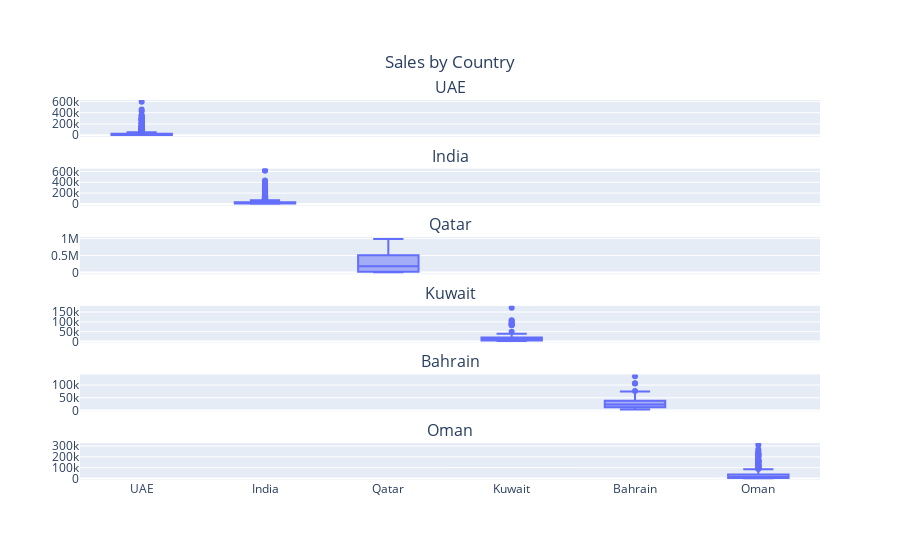

Here is the notebook cell this chart was saved with:
### Markdown cell above
Stacked subplots

### Code cell
fig = make_subplots(rows=6, cols=1, shared_xaxes=True, 
                    subplot_titles=("UAE", "India", "Qatar", "Kuwait", "Bahrain", "Oman"))
row_num = 1
for country in ['UAE', 'India', 'Qatar', 'Kuwait', 'Bahrain', 'Oman']:
    country_df = df[df['Country'] == country]
    bar = px.box(country_df, x='Country', y='Sale', title=country)
    fig.add_trace(bar.data[0], row=row_num, col=1)

    row_num += 1
fig.update_layout({'title':{'text':'Sales by Country', 'x':0.5, 'y':0.9}})
fig.show()

### Figure 1 — Plotly figure (JSON) as saved in the notebook; plotly's stock layout.template omitted (floating-point values rounded to 4 significant figures; data arrays with more than 128 entries replaced by an {"elided": "..."} marker saying what was removed)
{"data": [{"alignmentgroup": "True", "hovertemplate": "Country=%{x}<br>Sale=%{y}<extra></extra>", "legendgroup": "", "marker": {"color": "#636efa"}, "name": "", "notched": false, "offsetgroup": "", "orientation": "v", "showlegend": false, "type": "box", "x": {"elided": "939 str values"}, "x0": " ", "xaxis": "x", "y": {"elided": "939 float values"}, "y0": " ", "yaxis": "y"}, {"alignmentgroup": "True", "hovertemplate": "Country=%{x}<br>Sale=%{y}<extra></extra>", "legendgroup": "", "marker": {"color": "#636efa"}, "name": "", "notched": false, "offsetgroup": "", "orientation": "v", "showlegend": false, "type": "box", "x": {"elided": "1037 str values"}, "x0": " ", "xaxis": "x2", "y": {"elided": "1037 float values"}, "y0": " ", "yaxis": "y2"}, {"alignmentgroup": "True", "hovertemplate": "Country=%{x}<br>Sale=%{y}<extra></extra>", "legendgroup": "", "marker": {"color": "#636efa"}, "name": "", "notched": false, "offsetgroup": "", "orientation": "v", "showlegend": false, "type": "box", "x": ["Qatar", "Qatar", "Qatar", "Qatar", "Qatar", "Qatar", "Qatar", "Qatar"], "x0": " ", "xaxis": "x3", "y": [580100.0, 293900.0, 37120.0, 69300.0, 987500.0, 434400.0, 5610.0, 5738.0], "y0": " ", "yaxis": "y3"}, {"alignmentgroup": "True", "hovertemplate": "Country=%{x}<br>Sale=%{y}<extra></extra>", "legendgroup": "", "marker": {"color": "#636efa"}, "name": "", "notched": false, "offsetgroup": "", "orientation": "v", "showlegend": false, "type": "box", "x": ["Kuwait", "Kuwait", "Kuwait", "Kuwait", "Kuwait", "Kuwait", "Kuwait", "Kuwait", "Kuwait", "Kuwait", "Kuwait", "Kuwait", "Kuwait", "Kuwait", "Kuwait", "Kuwait", "Kuwait", "Kuwait", "Kuwait", "Kuwait", "Kuwait", "Kuwait", "Kuwait", "Kuwait", "Kuwait", "Kuwait", "Kuwait", "Kuwait", "Kuwait", "Kuwait", "Kuwait", "Kuwait", "Kuwait", "Kuwait", "Kuwait", "Kuwait", "Kuwait", "Kuwait", "Kuwait", "Kuwait", "Kuwait", "Kuwait", "Kuwait", "Kuwait", "Kuwait", "Kuwait", "Kuwait", "Kuwait", "Kuwait", "Kuwait", "Kuwait", "Kuwait", "Kuwait", "Kuwait", "Kuwait", "Kuwait", "Kuwait", "Kuwait", "Kuwait", "Kuwait", "Kuwait", "Kuwait", "Kuwait", "Kuwait", "Kuwait", "Kuwait", "Kuwait", "Kuwait", "Kuwait", "Kuwait", "Kuwait", "Kuwait", "Kuwait", "Kuwait", "Kuwait", "Kuwait", "Kuwait", "Kuwait", "Kuwait", "Kuwait", "Kuwait", "Kuwait", "Kuwait", "Kuwait", "Kuwait", "Kuwait", "Kuwait", "Kuwait", "Kuwait", "Kuwait", "Kuwait", "Kuwait", "Kuwait", "Kuwait", "Kuwait", "Kuwait", "Kuwait", "Kuwait", "Kuwait", "Kuwait", "Kuwait", "Kuwait", "Kuwait", "Kuwait", "Kuwait", "Kuwait", "Kuwait", "Kuwait", "Kuwait", "Kuwait", "Kuwait", "Kuwait", "Kuwait", "Kuwait", "Kuwait", "Kuwait", "Kuwait"], "x0": " ", "xaxis": "x4", "y": [6469.0, 20580.0, 49780.0, 39840.0, 9990.0, 5002.0, 5429.0, 84040.0, 21060.0, 20580.0, 13480.0, 12230.0, 105400.0, 19060.0, 20570.0, 12890.0, 5359.0, 20940.0, 5481.0, 171900.0, 5090.0, 10530.0, 24450.0, 3409.0, 86860.0, 16650.0, 3679.0, 11580.0, 26900.0, 3750.0, 95550.0, 18320.0, 4047.0, 10070.0, 23390.0, 3261.0, 83080.0, 15930.0, 3519.0, 13090.0, 30400.0, 4239.0, 108000.0, 20700.0, 4574.0, 21840.0, 9240.0, 11860.0, 4050.0, 28220.0, 31950.0, 5063.0, 5063.0, 5063.0, 15730.0, 5063.0, 8640.0, 6750.0, 18220.0, 10800.0, 30690.0, 16200.0, 24300.0, 10800.0, 5625.0, 16880.0, 26400.0, 6750.0, 25990.0, 9000.0, 35360.0, 4760.0, 24680.0, 13770.0, 8160.0, 13460.0, 19280.0, 10230.0, 13030.0, 5511.0, 12520.0, 15860.0, 18180.0, 11270.0, 5636.0, 5636.0, 5511.0, 11270.0, 5977.0, 3793.0, 11640.0, 6897.0, 3879.0, 6897.0, 10530.0, 24450.0, 3409.0, 86860.0, 16650.0, 3679.0, 11580.0, 26900.0, 3750.0, 95550.0, 18320.0, 4047.0, 5738.0, 19510.0, 7140.0, 11480.0, 10200.0, 26730.0, 10800.0, 13500.0, 6075.0, 11880.0, 24300.0], "y0": " ", "yaxis": "y4"}, {"alignmentgroup": "True", "hovertemplate": "Country=%{x}<br>Sale=%{y}<extra></extra>", "legendgroup": "", "marker": {"color": "#636efa"}, "name": "", "notched": false, "offsetgroup": "", "orientation": "v", "showlegend": false, "type": "box", "x": ["Bahrain", "Bahrain", "Bahrain", "Bahrain", "Bahrain", "Bahrain", "Bahrain", "Bahrain", "Bahrain", "Bahrain", "Bahrain", "Bahrain", "Bahrain", "Bahrain", "Bahrain", "Bahrain", "Bahrain", "Bahrain", "Bahrain", "Bahrain", "Bahrain", "Bahrain", "Bahrain", "Bahrain", "Bahrain", "Bahrain", "Bahrain", "Bahrain", "Bahrain", "Bahrain", "Bahrain", "Bahrain", "Bahrain", "Bahrain", "Bahrain", "Bahrain", "Bahrain", "Bahrain", "Bahrain", "Bahrain", "Bahrain", "Bahrain", "Bahrain", "Bahrain", "Bahrain", "Bahrain", "Bahrain", "Bahrain", "Bahrain", "Bahrain", "Bahrain", "Bahrain", "Bahrain", "Bahrain", "Bahrain", "Bahrain", "Bahrain", "Bahrain", "Bahrain", "Bahrain", "Bahrain", "Bahrain", "Bahrain", "Bahrain", "Bahrain", "Bahrain", "Bahrain", "Bahrain", "Bahrain", "Bahrain", "Bahrain", "Bahrain", "Bahrain", "Bahrain", "Bahrain", "Bahrain", "Bahrain", "Bahrain", "Bahrain", "Bahrain", "Bahrain", "Bahrain", "Bahrain", "Bahrain", "Bahrain", "Bahrain", "Bahrain", "Bahrain", "Bahrain", "Bahrain", "Bahrain", "Bahrain"], "x0": " ", "xaxis": "x5", "y": [5670.0, 41720.0, 13760.0, 48750.0, 72270.0, 5177.0, 51390.0, 10820.0, 37470.0, 17710.0, 7995.0, 33960.0, 5132.0, 27850.0, 51600.0, 15520.0, 4992.0, 25560.0, 35980.0, 11850.0, 17570.0, 3679.0, 30880.0, 17080.0, 26430.0, 13260.0, 4047.0, 33960.0, 18790.0, 29070.0, 14590.0, 3519.0, 29540.0, 16340.0, 25280.0, 12680.0, 4574.0, 38400.0, 21240.0, 32860.0, 16490.0, 60320.0, 20920.0, 10120.0, 15600.0, 53840.0, 18560.0, 28200.0, 46800.0, 74250.0, 42520.0, 33480.0, 106800.0, 5625.0, 41850.0, 10200.0, 48620.0, 32130.0, 16320.0, 24350.0, 76430.0, 8160.0, 11270.0, 17370.0, 24800.0, 45090.0, 10020.0, 3879.0, 43620.0, 34910.0, 20690.0, 3679.0, 30880.0, 17080.0, 26430.0, 13260.0, 4047.0, 33960.0, 18790.0, 29070.0, 14590.0, 61710.0, 22950.0, 8160.0, 105900.0, 48600.0, 6480.0, 6075.0, 23400.0, 134600.0, 54680.0, 41040.0], "y0": " ", "yaxis": "y5"}, {"alignmentgroup": "True", "hovertemplate": "Country=%{x}<br>Sale=%{y}<extra></extra>", "legendgroup": "", "marker": {"color": "#636efa"}, "name": "", "notched": false, "offsetgroup": "", "orientation": "v", "showlegend": false, "type": "box", "x": {"elided": "249 str values"}, "x0": " ", "xaxis": "x6", "y": {"elided": "249 float values"}, "y0": " ", "yaxis": "y6"}], "layout": {"annotations": [{"font": {"size": 16}, "showarrow": false, "text": "UAE", "x": 0.5, "xanchor": "center", "xref": "paper", "y": 1.0, "yanchor": "bottom", "yref": "paper"}, {"font": {"size": 16}, "showarrow": false, "text": "India", "x": 0.5, "xanchor": "center", "xref": "paper", "y": 0.8194, "yanchor": "bottom", "yref": "paper"}, {"font": {"size": 16}, "showarrow": false, "text": "Qatar", "x": 0.5, "xanchor": "center", "xref": "paper", "y": 0.6389, "yanchor": "bottom", "yref": "paper"}, {"font": {"size": 16}, "showarrow": false, "text": "Kuwait", "x": 0.5, "xanchor": "center", "xref": "paper", "y": 0.4583, "yanchor": "bottom", "yref": "paper"}, {"font": {"size": 16}, "showarrow": false, "text": "Bahrain", "x": 0.5, "xanchor": "center", "xref": "paper", "y": 0.2778, "yanchor": "bottom", "yref": "paper"}, {"font": {"size": 16}, "showarrow": false, "text": "Oman", "x": 0.5, "xanchor": "center", "xref": "paper", "y": 0.09722, "yanchor": "bottom", "yref": "paper"}], "title": {"text": "Sales by Country", "x": 0.5, "y": 0.9}, "xaxis": {"anchor": "y", "domain": [0, 1], "matches": "x6", "showticklabels": false}, "xaxis2": {"anchor": "y2", "domain": [0, 1], "matches": "x6", "showticklabels": false}, "xaxis3": {"anchor": "y3", "domain": [0, 1], "matches": "x6", "showticklabels": false}, "xaxis4": {"anchor": "y4", "domain": [0, 1], "matches": "x6", "showticklabels": false}, "xaxis5": {"anchor": "y5", "domain": [0, 1], "matches": "x6", "showticklabels": false}, "xaxis6": {"anchor": "y6", "domain": [0, 1]}, "yaxis": {"anchor": "x", "domain": [0.9028, 1.0]}, "yaxis2": {"anchor": "x2", "domain": [0.7222, 0.8194]}, "yaxis3": {"anchor": "x3", "domain": [0.5417, 0.6389]}, "yaxis4": {"anchor": "x4", "domain": [0.3611, 0.4583]}, "yaxis5": {"anchor": "x5", "domain": [0.1806, 0.2778]}, "yaxis6": {"anchor": "x6", "domain": [0, 0.09722]}}}
